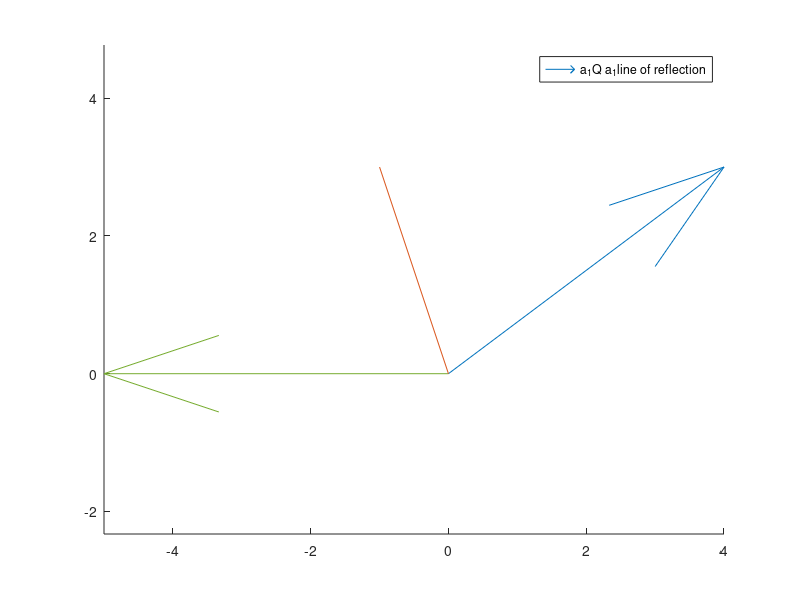

Write the MATLAB code that produced this figure.
clear all;
close all;

figure;

hold on;

quiver(0, 0, 4, 3, 0);
quiver(0, 0, -5, 0, 0);
plot([0, -1], [0, 3], '-');

legend(["a_1", "Q a_1", "line of reflection"])

axis equal

print -dpng ../img/q5plot.png -r300